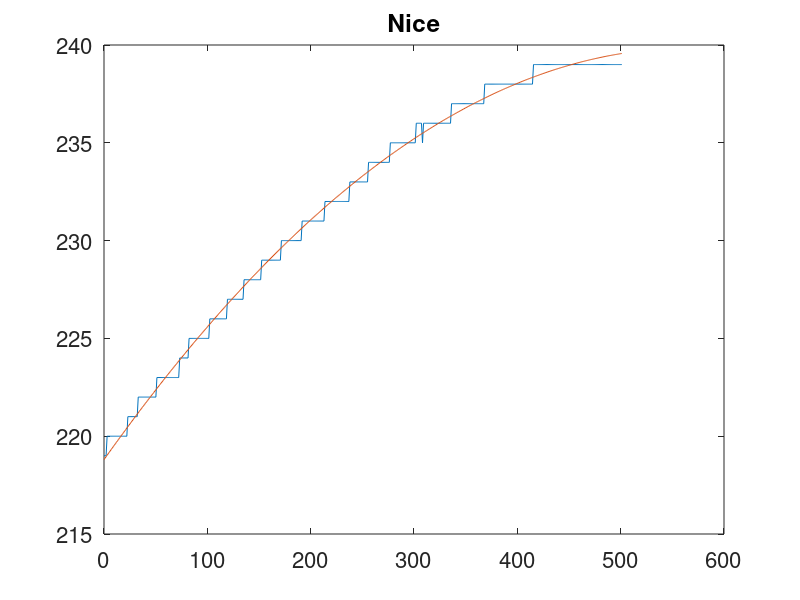
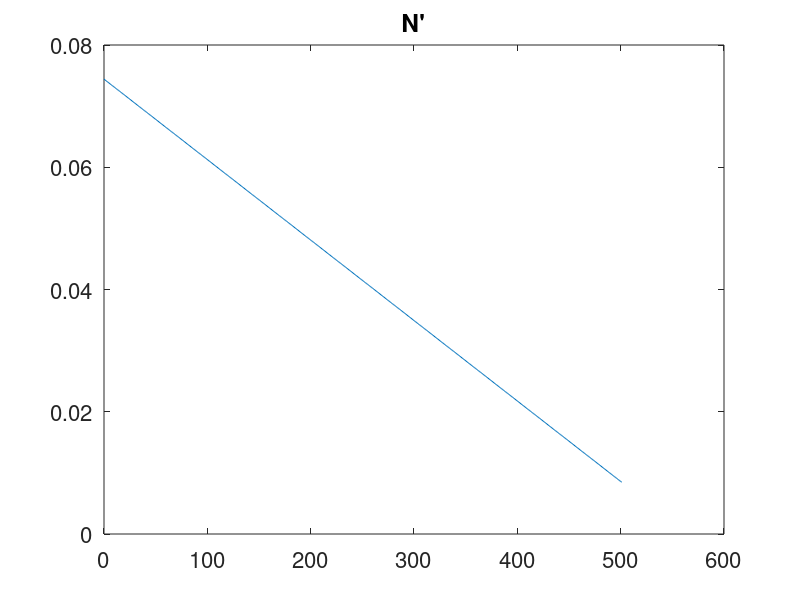

Write the MATLAB code that produced these figures, in order. (Note: this script raises an error after producing the figures.)
% Steady state calculation of N(x)
load Nice.dat
Nx = length(Nice);
x = Nice(:,1);
Nice_numerical = Nice(:,2)
p = polyfit(x,Nice_numerical,2);
c0 = p(3);
c1 = p(2);
c2 = p(1);
figure(1)
plot (...
    x,Nice_numerical, ...
    x,c0 + c1*x+ c2*x.^2)
set (gca,'fontsize',16)
title('Nice')

S0 = 2;
alpha_terr = .2
alpha_edge = 1.0
k = S0*alpha_terr;
f = 0.8;
L = 501;
S=S0*f+x.^2*S0*(1-f)/L^2;
alpha_eff = k./S;

Nice_numerical_p = c1 + 2*c2*x;
figure(3)
plot(x,Nice_numerical_p)
set (gca,'fontsize',16)
title('N''')


b = (alpha_eff(1)-alpha_terr)/Nice_numerical_p(1)
alpha_eff_test = alpha_terr + b*Nice_numerical_p;


syms f_sym x_sym L_sym alpha_terr_sym
alpha_eff_sym = alpha_terr_sym/(f_sym+x_sym^2*(1-f_sym)/L_sym^2);
pretty(simple(alpha_eff_sym))
alpha_eff_sym_T = taylor(alpha_eff_sym,x_sym,6);
pretty(alpha_eff_sym_T)

c = (f-1)/(L^2*f^2)*alpha_terr/(4*c2^2)
b = -2*c*c1
a = alpha_terr/f -b*c1 -c*c1^2

alpha_eff_test2 = a + b*Nice_numerical_p + c*Nice_numerical_p.^2

figure(2)
plot(...
    x,alpha_eff, ...
    x,alpha_eff_test, ...
    x,alpha_eff_test2, ...
    'linewidth',2)
set (gca,'fontsize',16)
title('\alpha_{eff}')


return

L = 499
Nx = 500
x = linspace(0,L,Nx);
xm = 10
f = 0.8;
beta = (1-f)/f;
alpha_terr = .2
alpha_edge = 1
S0 = 1;
k = S0*alpha_terr;
S=S0*f+x.^2*S0*(1-f)/L^2;
alpha_eff = k./S;

subplot(3,1,1)
plot(x,S)
subplot(3,1,2)
plot(x,alpha_eff)

N = alpha_terr/alpha_edge*(atan(beta^(1/2)) - atan(beta^(1/2)*x/L))/(beta^(1/2)*f*xm/L);
%plot(x,N)